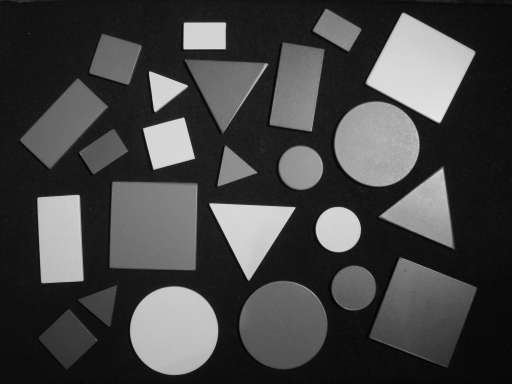
%> input picture deteccionDeBordes/FigurasGeometricasDiferentes.png, 512 x 384 px
$ octave Bordes.m   (GNU Octave 9; MATLAB toolbox functions it lacks are replaced by stand-ins)
%> lines starting %> are read from the running program, lines starting %| are printed output that depends on the picture; in (x1, y1, x2, y2) boxes, pixels count from 0 and x2, y2 are one past the last pixel; in counts of white or black regions, pixels touching at a corner belong together; the program's own positions count from 1
close all; clear all; clc;

im1 = imread('FigurasGeometricasDiferentes.png');
%> im1 is the input picture: size 384x512 uint8; min 3, max 233, mean 68.5
im1 = double(im1)/255;
%> im1: size 384x512 double
im2 = edge(im1,'sobel');
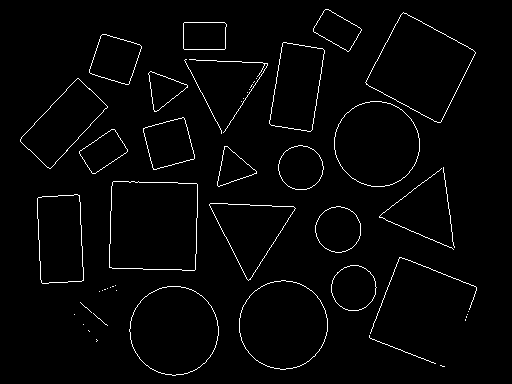
%> im2: size 384x512 logical; 2.2% white in thin lines or dots, all inside (x1, y1, x2, y2) = (20, 9, 477, 376)

figure(1), imshow([im1 im2]); title('Deteccion de bordes usando el comando EDGE')
%> after `imshow([im1 im2])`:
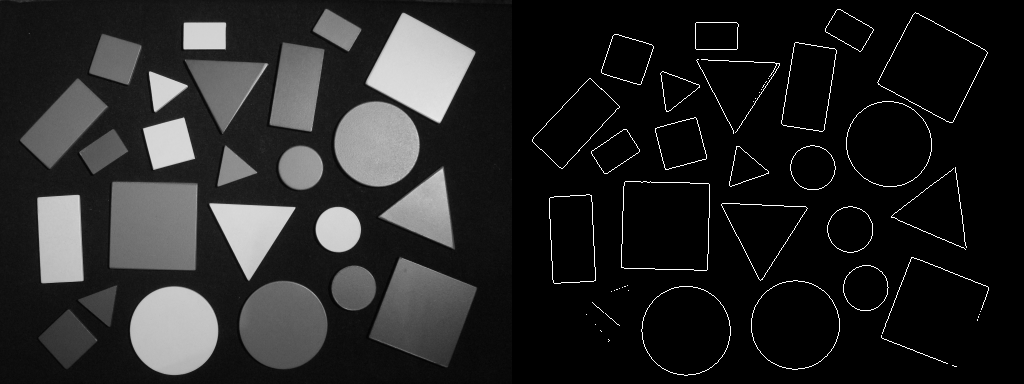
%> displayed picture: size 384x1024, on the screen's scale of 0 to 255; min 0, max 255, mean 37.1

% Defino dos matrices (horizontal y vertical)
s1 = [-1 0 1; -2 0 2; -1 0 1];
s2 = [-1 -2 -1; 0 0 0; 1 2 1];
im3 = filter2(s1,im1); %filter2 es la convolucion entre la imagen y la matriz
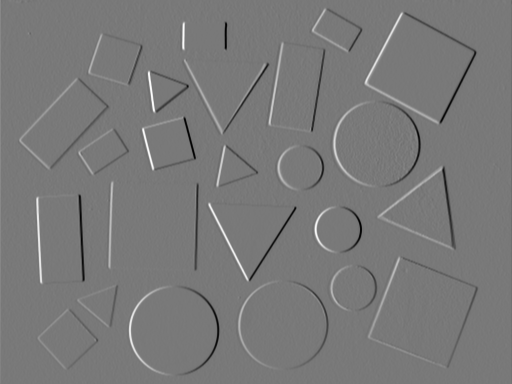
%> im3: size 384x512 double; min -2.8, max 3.09, mean -0.000149; drawn with min black and max white
im4 = filter2(s2,im1); %derivada vertical
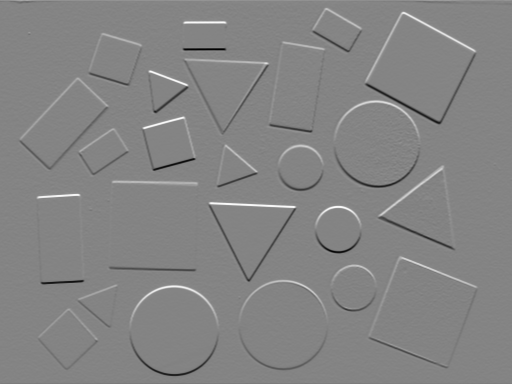
%> im4: size 384x512 double; min -3, max 2.78, mean -0.000471; drawn with min black and max white
% Con la derivada lo que se busca es encontrar las variaciones
figure(2), imshow([im3 im4],[]), title('Derivada Horizontal y Vertical')
%> after `imshow([im3 im4],[])`:
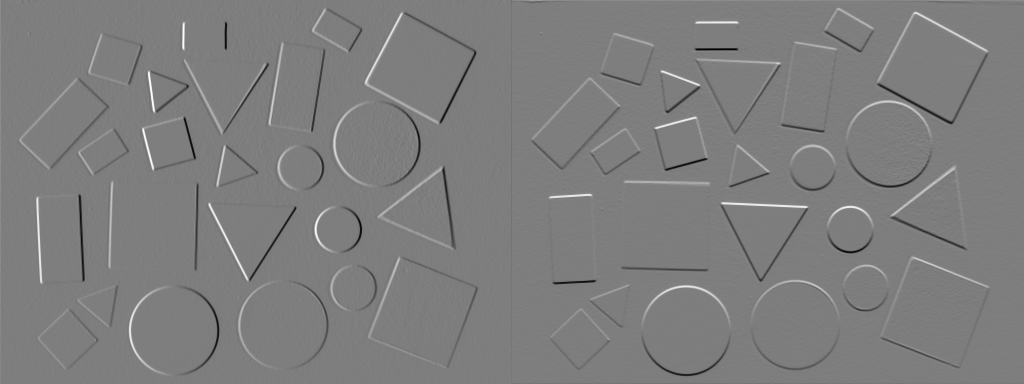
%> displayed picture: size 384x1024, on the screen's scale of 0 to 255; min 0, max 255, mean 125.7

im5 = abs(im3)  + abs(im4); % Gradiente
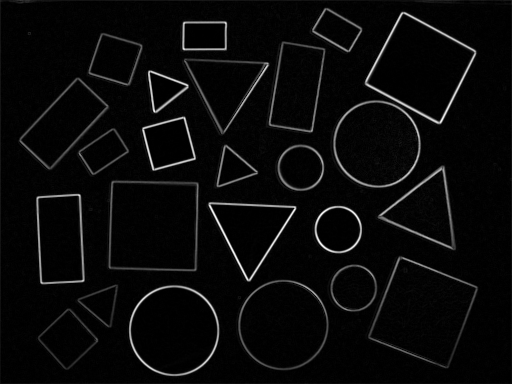
%> im5: size 384x512 double; min 0, max 4.2, mean 0.168; drawn with min black and max white
figure(3), imshow(im5,[])%[] -- [min--0 max--1] Mejora la presentacion de la imagen
% debes tener en cuenta que si la imagen es double y no se le aplica esto []
% Matlab tomar� una escala de grises pobre

l = linspace(0, 4.6, 100);
figure
for k=1:100,
    im6 = im5 >= l(k);
    imshow(im6), xlabel(num2str(l(k))); pause(0.1);
end
%> this loop made 100 passes
%> pass 3, `im6 = im5 >= l(k);`:
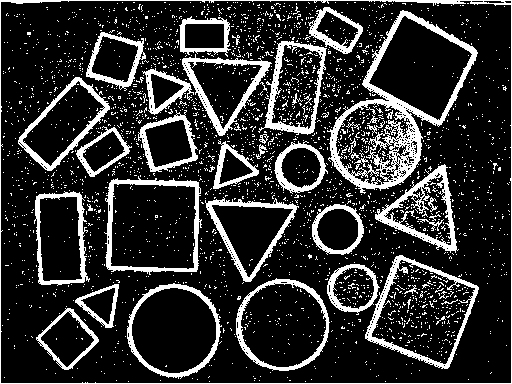
%> im6: size 384x512 logical; 18.4% white; 2695 white regions (2649 under 20 px), largest, box (x1, y1, x2, y2) and area: (327, 10, 478, 194) 4840, (0, 0, 512, 384) 2177, (365, 255, 479, 369) 1740
